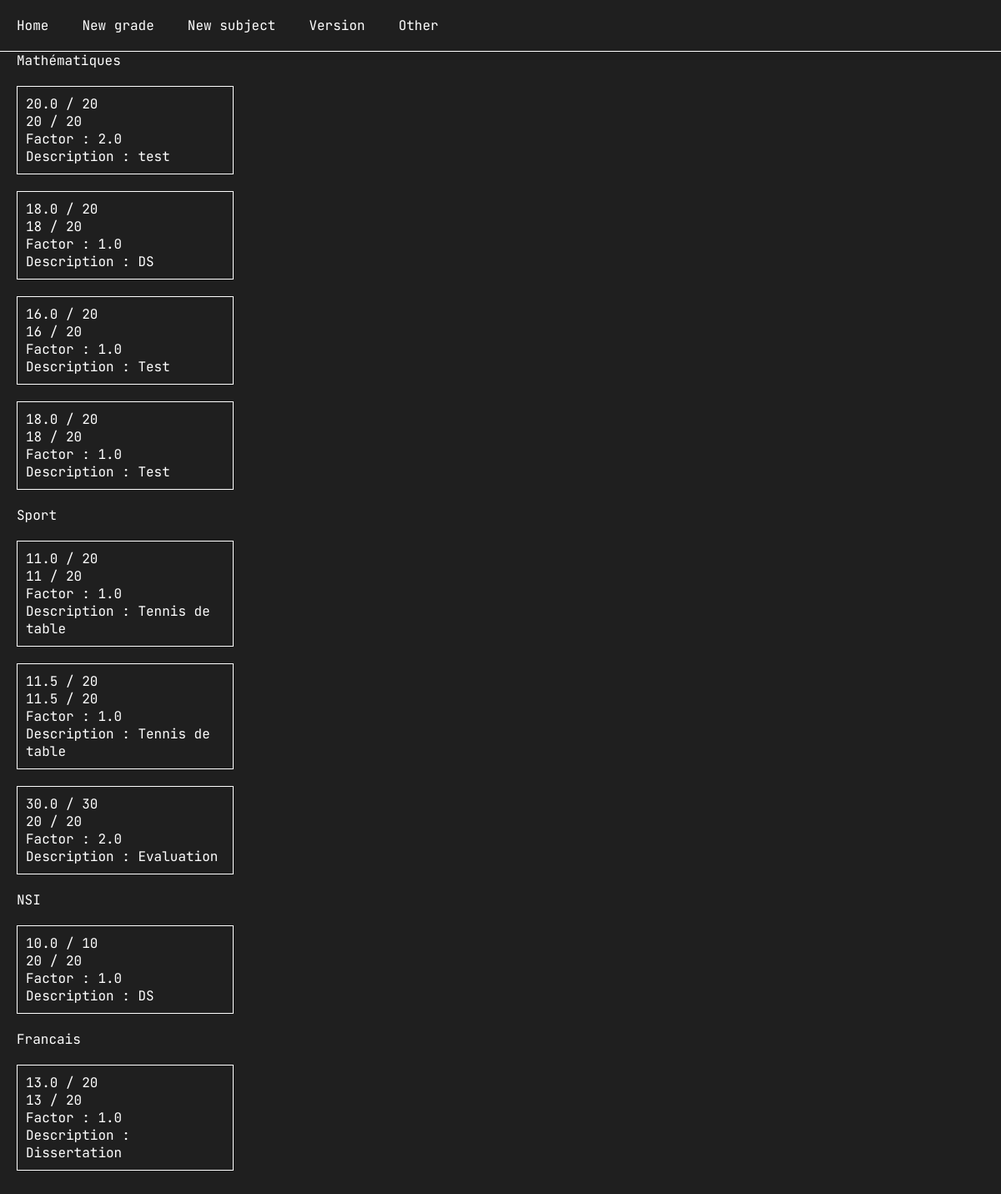
The page / on the database its author committed.
### tables this page shows
CREATE TABLE "Mathématiques" ('grade' FLOAT not null,                           'grade_max' INT not null,                           'grade_20' INT not null,                          'factor' FLOAT not null,                          'description' TEXT not null,                          'id' INTEGER not null primary key autoincrement);

CREATE TABLE 'Sport' ('grade' FLOAT not null,                           'grade_max' INT not null,                           'grade_20' INT not null,                          'factor' FLOAT not null,                          'description' TEXT not null,                          'id' INTEGER not null primary key autoincrement);

CREATE TABLE 'NSI' ('grade' FLOAT not null,                           'grade_max' INT not null,                           'grade_20' INT not null,                          'factor' FLOAT not null,                          'description' TEXT not null,                          'id' INTEGER not null primary key autoincrement);

CREATE TABLE 'Francais' ('grade' FLOAT not null,                           'grade_max' INT not null,                           'grade_20' INT not null,                          'factor' FLOAT not null,                          'description' TEXT not null,                          'id' INTEGER not null primary key autoincrement);

### main.py (the view)
@app.route('/')
def index():
    try:
        is_update_available = request.args["update-available"]
    except Exception:
        is_update_available = ""
    all_subjects = SubjectsManager().view_subject()
    subjects_and_grades = {}
    for i in all_subjects:
        if list(i)[0] != "sqlite_sequence":
            subjects_and_grades[list(i)[0]] = []
    for subject in subjects_and_grades:
        counter = 1
        loop = True
        while loop:
            try:
                _grade = GradesManager().view_grade(subject, counter)
                _grade["id"] = counter
                subjects_and_grades[subject].append(_grade)
            except IndexError:
                loop = False
            counter += 1
    return render_template('index.html', subjects=subjects_and_grades, is_update_available=is_update_available)

### database/grades_manager.py (called while the page is built)
    def view_grade(self, subject, grade_id):
        cursor = self.con.cursor()
        query = f"SELECT grade, grade_max, grade_20, factor, description from {subject} WHERE id = ?;"
        cursor.execute(query, (grade_id,))
        result = cursor.fetchall()
        cursor.close()
        return dict(result[0])

### database/subjects_manager.py (called while the page is built)
    def view_subject(self):
        cursor = self.con.cursor()
        query = f'SELECT name from sqlite_master WHERE type="table"'
        cursor.execute(query)
        result = cursor.fetchall()
        cursor.close()
        return result

### templates/index.html (shortened to what this page needs)
{% extends 'base.html' %}
{% block content %}
    <div id="index">
        {% for subject in subjects %}
        <a class="subject" href="/subject/view?subject={{ subject }}">{{ subject }}</a>
        {% for grade in subjects[subject] %}
            <div class="grade">
                <a href="/grade/view?id={{ grade.id }}&subject={{ subject }}">
                    <p>{{ grade.grade }} / {{ grade.grade_max }}</p>
                    <p>{{ grade.grade_20 }} / 20</p>
                    <p>Factor : {{ grade.factor }}</p>
                    <p>Description : {{ grade.description }}</p>
                </a>
            </div>
        {% endfor %}
    {% endfor %}
    </div>
{% endblock %}

### templates/base.html (shortened to what this page needs)
<!doctype html>
<html lang="en">
<head>
    <link rel="stylesheet" href="{{ url_for('static', filename='css/styles.css') }}">
</head>
<body>
    <nav>
        <ul>
            <li><a href="/">Home</a></li>
            <li><a href="/grade/new">New grade</a></li>
            <li><a href="/subject/new">New subject</a></li>
            <li><a href="/version">Version</a></li>
            <li id="nav-dropdown-parent">
                <a href="javascript:showDropdown('#nav-dropdown');">Other</a>
            </li>
        </ul>
    </nav>
    <div id="content">
        {% block content %}{% endblock %}
    </div>
</body>
</html>

### static/css/styles.css (style rules this page uses)
* { margin:0; padding:0; box-sizing: border-box; font-family: 'JetBrains Mono', monospace; }
body { background: #1f1f1f; color: #fff; overflow:hidden; }
#content { overflow-y: scroll; height:90vh; }
nav { border-bottom: solid 1px #fff; background:#1f1f1f; }
nav ul { list-style:none; display:flex; }
nav li { padding:20px; }
nav a { text-decoration:none; color:#fff; }
#nav-dropdown-parent { position:relative; }
#index { width:25%; }
#index .subject { text-decoration:none; color:#fff; margin:20px !important; text-align:center; width:100% !important; margin-bottom:20px; }
#index .grade { margin:20px; border: solid 1px #fff; padding:10px; }
#index .grade a { text-decoration:none; color:#fff; }

### rows shown on the page
Mathématiques: grade "20.0", grade_max "20", grade_20 "20", factor "2.0", description "test"
Mathématiques: grade "18.0", grade_max "20", grade_20 "18", factor "1.0", description "DS"
Mathématiques: grade "16.0", grade_max "20", grade_20 "16", factor "1.0", description "Test"
Mathématiques: grade "18.0", grade_max "20", grade_20 "18", factor "1.0", description "Test"
Sport: grade "11.0", grade_max "20", grade_20 "11", factor "1.0", description "Tennis de table"
Sport: grade "11.5", grade_max "20", grade_20 "11.5", factor "1.0", description "Tennis de table"
Sport: grade "30.0", grade_max "30", grade_20 "20", factor "2.0", description "Evaluation"
NSI: grade "10.0", grade_max "10", grade_20 "20", factor "1.0", description "DS"
Francais: grade "13.0", grade_max "20", grade_20 "13", factor "1.0", description "Dissertation"

### other values the page prints
{{ subject }} "Mathématiques" "Sport" "NSI" "Francais"
